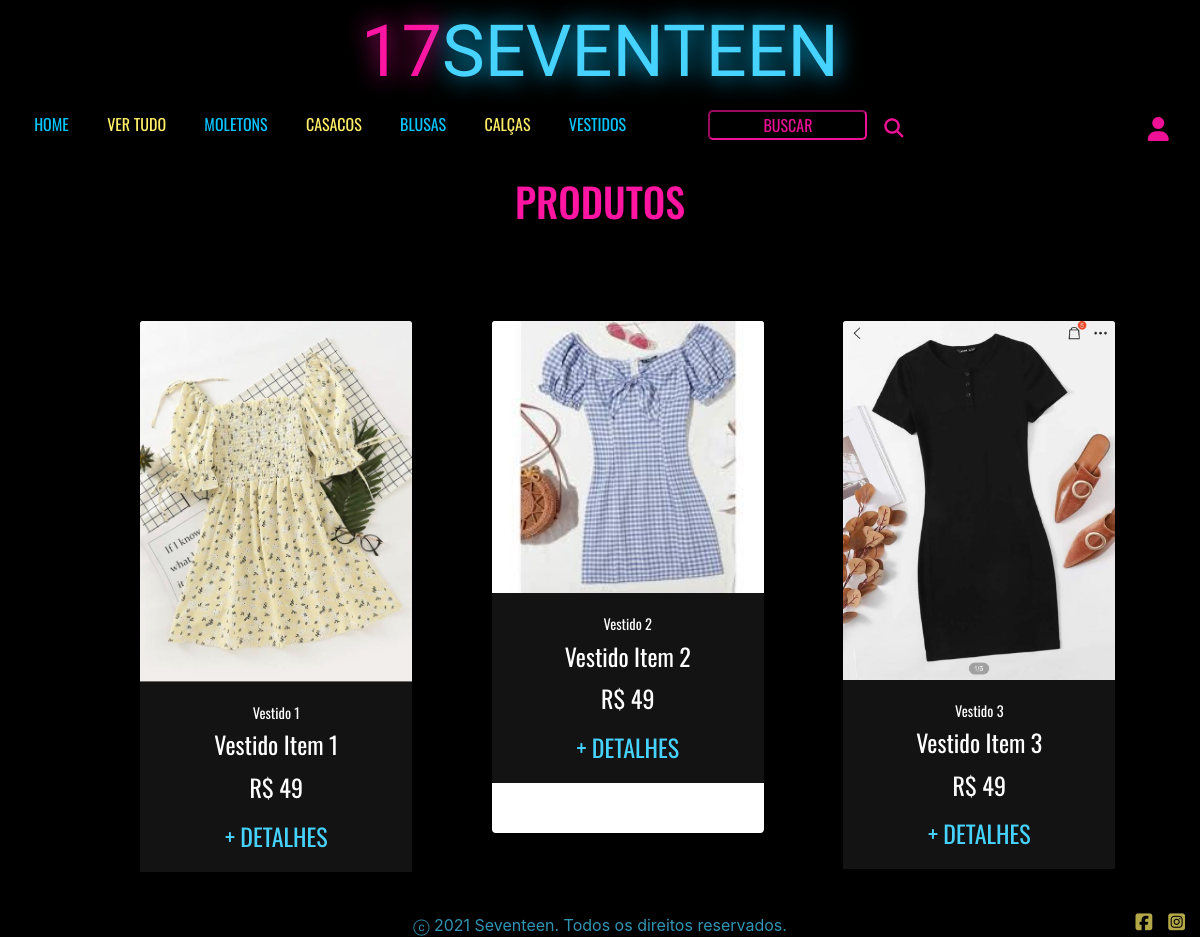
Screenshot of /vestidos.php with the database file from the repository.
### tables this page shows
CREATE TABLE `produtos` (
  `id` int(11) NOT NULL,
  `titulo` varchar(100) NOT NULL,
  `descricao` varchar(255) NOT NULL,
  `valor` float NOT NULL,
  `destaque` tinyint(1) NOT NULL,
  `categoria` varchar(100) NOT NULL,
  `quantidade` int(11) NOT NULL,
  `imagem` varchar(255) NOT NULL
);

### vestidos.php (the view, shortened to what this page needs)
<?php
require_once('conn.php');
?>
<!DOCTYPE html>
<html lang="pt-br">
<head>
    <link rel="stylesheet" href="https://stackpath.bootstrapcdn.com/bootstrap/4.1.3/css/bootstrap.min.css">
    <link rel="stylesheet" href="./style.css">
</head>
<body>
    <div class="container-fluid">
        <header>
        <?php require_once('menu.php'); ?>
        </header>
        <main class="container">
            <h1 id="titulo">PRODUTOS</h1>
            <div class="d-flex row justify-content-around mt-5 mb-5" id="sec-produtos">
                <br>
                <?php
                    $sql = "select * from produtos where categoria='vestido'";
                $result = $conn->query($sql);
                if ($result->num_rows > 0) {
                    while ($rows = $result->fetch_assoc()) {
                ?>
                        <div class="card text-center mt-5" style="width: 17rem; height: 32rem;">
                            <div class="box-produto" id="<?php echo $rows["categoria"]; ?>" style="display:inline-block" ;>
                                <img class="card-img-top" src=".<?php echo $rows["imagem"]; ?>" alt="Imagem de capa do card">
                                <div class="card-body">
                                    <p class="card-title"><?php echo $rows["titulo"]; ?></p>
                                    <p class="card-text"><?php echo $rows["descricao"]; ?></p>
                                    <p class="card-text">R$ <?php echo $rows["valor"]; ?></p>
                                    <a href="./detalhes.php?id=<?php echo $rows["id"]; ?>" class="btn botao-carrinho" name="detalhe">+ DETALHES</i></a>
                                </div>
                            </div>
                        </div>
                <?php
                    }
                } else {
                    echo "Nenhum produto cadastrado";
                }
                ?>
            </div>
    </div>
    <footer class="row justify-content-center">
        <div id="lado" class="text-danger"></div>
        <div id="copy">ⓒ 2021 Seventeen. Todos os direitos reservados.</div>
        <div id="icons" class="row justify-content-end"><i class="fab fa-facebook-square pr-2"></i><i class="fab fa-instagram-square pl-2"></i></div>
    </footer>
</body>
</html>

### style.css (style rules this page uses)
body { background-color: #000000; }
main { font-family: 'Oswald', sans-serif; }
#lado { width: 20%; }
#copy { color: #47D3FF; width: 60%; }
#icons { color: #FFF067; width: 20%; font-size: 1.2rem; }
footer { margin-top: 7vh; display: flex; flex-direction: row; width: 100%; text-align: center; opacity: 0.7; }
#sec-produtos { margin-top: 5vh; width: 100%; margin: 0 auto; }
.card { border: none; margin-left: 1vw; margin-right: 1vw; margin-top: 3vh; margin-bottom: 3vh; }
.card-body { background-color: #131313; color: #ffffff; font-size: 0.9rem; }
.card-text { font-size: 1.5rem; margin-top: -1vh; }
.btn { height: 5vh; }
.botao-carrinho { background-color: transparent; color: #47D3FF; border: none; margin-top: -1vh; font-size: 1.5rem; }
main { text-align: center; margin-top: 3.7vh; }
main a { font-size: 0.8rem; color: #FF15A2; text-align: center; }
#titulo { color: #FF15A2; margin-bottom: 4vh; }

### rows the page displays
produtos: imagem (picture), titulo "Vestido 1", descricao "Vestido Item 1", valor "49"
produtos: imagem (picture), titulo "Vestido 2", descricao "Vestido Item 2", valor "49"
produtos: imagem (picture), titulo "Vestido 3", descricao "Vestido Item 3", valor "49"
